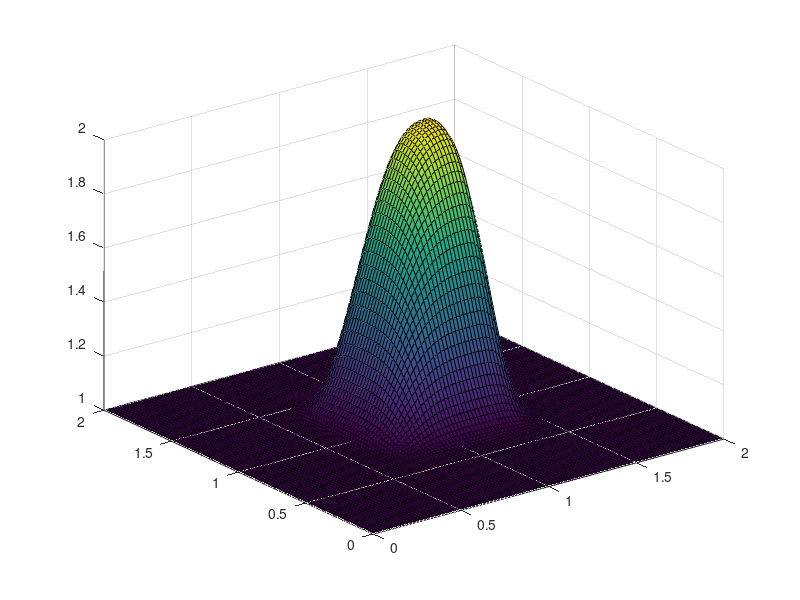

Here is the MATLAB script that generated this plot:
%variable declarations
nx = 101;
ny = 101;
nt = 80;
c = 1;
dx = 2 / (nx - 1);
dy = 2 / (ny - 1);
sigma = .2;
dt = sigma * dx;

x = linspace(0, 2, nx);
y = linspace(0, 2, ny);

u = ones(ny, nx); %create a 1xn vector of 1's
v = ones(ny, nx);
un = ones(ny, nx);
vn = ones(ny, nx);

%Assign initial conditions
%set hat function I.C. : u(.5<=x<=1 && .5<=y<=1 ) is 2
u(.5 / dy:1 / dy + 1, .5 / dx:1 / dx + 1) = 2;
%set hat function I.C. : v(.5<=x<=1 && .5<=y<=1 ) is 2
v(.5 / dy:1 / dy + 1, .5 / dx:1 / dx + 1) = 2;


%Second cell
[X, Y] = meshgrid(x, y);

%Third cell
ds = 1;
for n = 1:nt + 1
    un = u;
    vn = v;
    
    u(2:end, 2:end) = ((un(2:end, 2:end)) - ...
                 (un(2:end, 2:end) .* (c * (dt / dx) * (un(2:end, 2:end) - un(2:end, 1:end-1)))) - ...
                  vn(2:end, 2:end) .* (c * (dt / dy) * (un(2:end, 2:end) - un(1:end-1, 2:end))));
                  
    v(2:end, 2:end) = (vn(2:end, 2:end) - ...
                 (un(2:end, 2:end) .* (c * (dt / dx) * (vn(2:end, 2:end) - vn(2:end, 1:end-1)))) - ...
                 vn(2:end, 2:end) .* (c * (dt / dy) * (vn(2:end, 2:end) - vn(1:end-1, 2:end))));
                 
    u(1, :) = 1;
    u(end, :) = 1;
    u(:, 1) = 1;
    u(:, end) = 1;
    
    v(1, :) = 1;
    v(end, :) = 1;
    v(:, 1) = 1;
    v(:, end) = 1;
    
    surf(x, y, u)
    pause(0.001)
end 